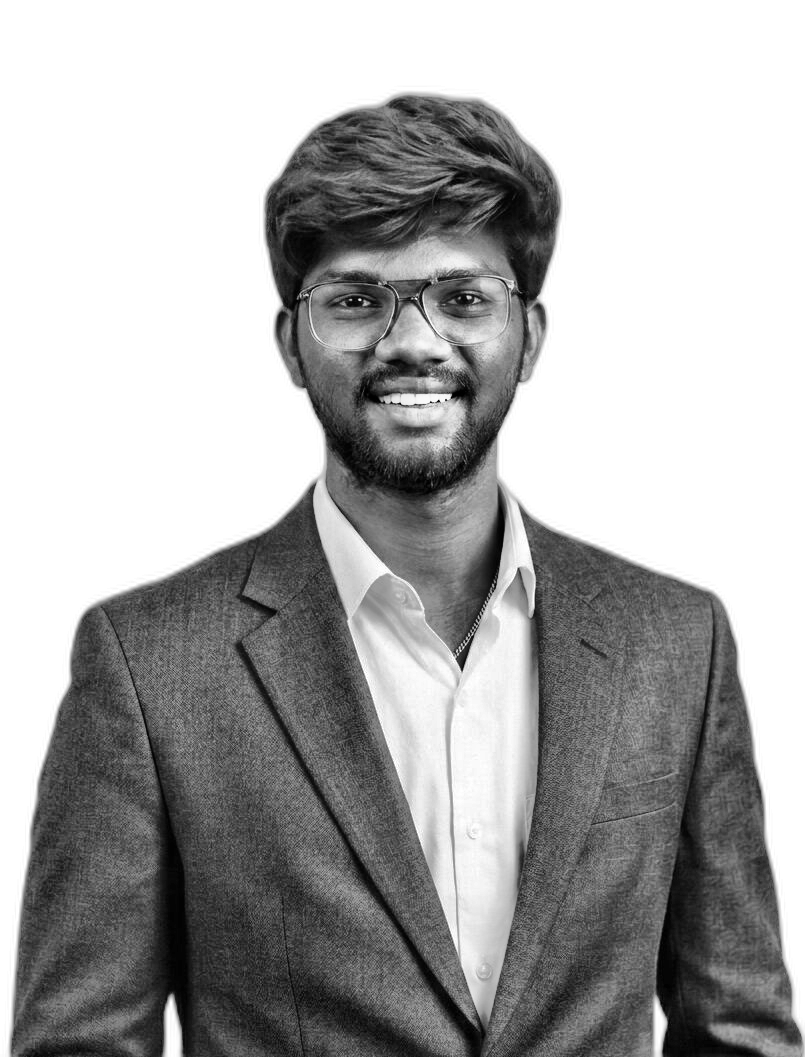
#> input picture source-prepped.png, 805 x 1057 px, found by its file name
$ python make_ascii_svg.py
#> lines starting #> are read from the running program, lines starting #| are printed output that depends on the picture
# scripts/make_ascii_svg.py
from PIL import Image

RAMP = " .`:-=+*cs#%@"  # Sparse (light) to dense (dark)

def generate_ascii_svg(image_path="source-prepped.png", output_svg="ascii.svg", cols=100):
#> called with image_path = 'source-prepped.png', output_svg = 'ascii.svg', cols = 100
    img = Image.open(image_path).convert("L")
#> img is the input picture: PIL image 805x1057 L; min 0, max 255, mean 170.8
    w, h = img.size
#> w = 805; h = 1057
    aspect_ratio = h / w
#> aspect_ratio = 1.31
    rows = int(cols * aspect_ratio * 0.5)
#> rows = 65
    img = img.resize((cols, rows))
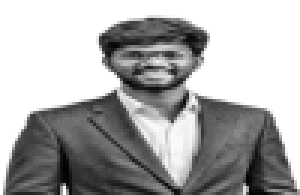
#> img: PIL image 100x65 L (shown 3 times larger); min 1, max 255, mean 170.7

    lines = []
    for y in range(rows):
        line = ""
        for x in range(cols):
            pixel = img.getpixel((x, y))
            char = RAMP[int((pixel / 255) * (len(RAMP) - 1))]
            line += char if char != " " else "&#160;"
        lines.append(line)
#> after the loop, lines = 65 items

    svg_lines = [
        '<svg xmlns="http://www.w3.org/2000/svg" width="370" height="500" viewBox="0 0 370 500">',
        '<style>',
        '  .bg { fill: #0d1117; }',
        '  .ascii { font-family: monospace; font-size: 6px; fill: #8b949e; white-space: pre; }',
        '</style>',
        '<rect class="bg" width="100%" height="100%" rx="8"/>',
        '<text x="10" y="20" class="ascii">'
    ]

    for i, line in enumerate(lines):
        y_pos = 30 + (i * 7)
        svg_lines.append(f'<tspan x="10" y="{y_pos}">{line}</tspan>')
#> this loop made 65 passes
#> y_pos on passes 1 to 12: 30, 37, 44, 51, 58, 65, 72, 79, 86, 93, 100, 107
#> after the loop, svg_lines = 72 items

    svg_lines.append('</text></svg>')

    with open(output_svg, "w", encoding="utf-8") as f:
        f.write("\n".join(svg_lines))
    print(f"ASCII SVG generated at {output_svg}")

if __name__ == "__main__":
    generate_ascii_svg()

$ run again, with profile.jpg saved as source-prepped.png
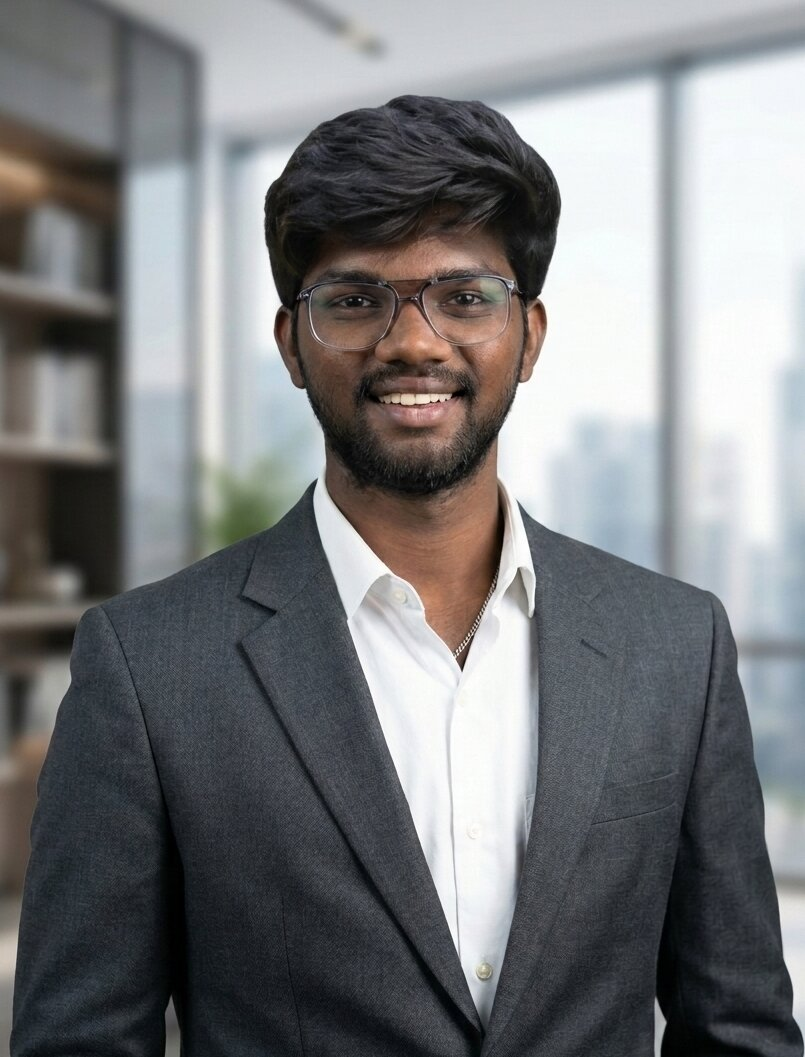
#> input picture profile.jpg, 805 x 1057 px, found by its file name
#> in generate_ascii_svg, `img = Image.open(image_path).convert("L")`:
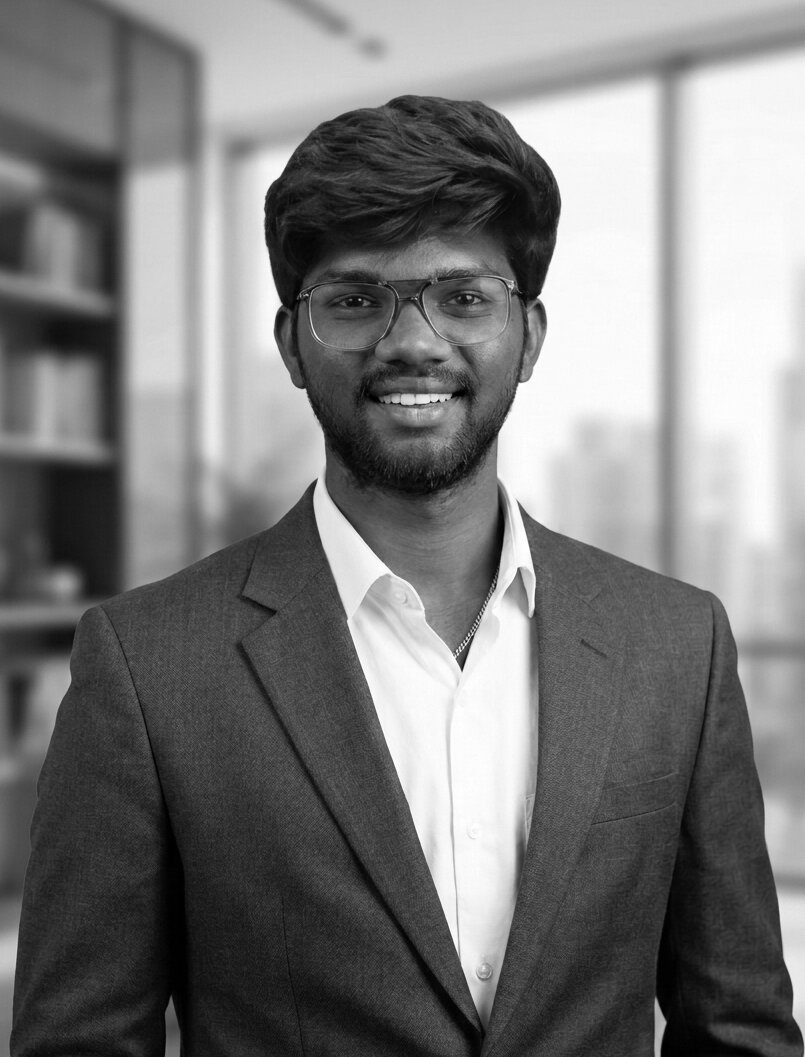
#> img: PIL image 805x1057 L; min 0, max 255, mean 122.6
#> in generate_ascii_svg, `img = img.resize((cols, rows))`:
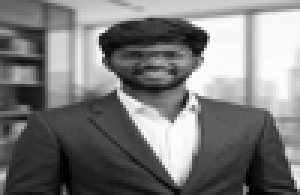
#> img: PIL image 100x65 L (shown 3 times larger); min 0, max 255, mean 122.6
#> after the loop in generate_ascii_svg, `for y in range(rows):`: lines = 65 items
#> the loop in generate_ascii_svg, `for i, line in enumerate(lines):` made 65 passes
#> y_pos on passes 1 to 8: 30, 37, 44, 51, 58, 65, 72, 79
#> after the loop in generate_ascii_svg, `for i, line in enumerate(lines):`: svg_lines = 72 items
